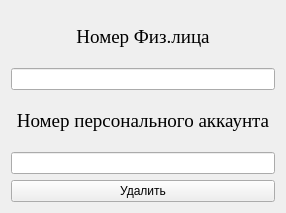
<?xml version="1.0" encoding="UTF-8"?>
<ui version="4.0">
 <class>delfizik</class>
 <widget class="QWidget" name="delfizik">
  <property name="geometry">
   <rect>
    <x>0</x>
    <y>0</y>
    <width>286</width>
    <height>213</height>
   </rect>
  </property>
  <property name="windowTitle">
   <string>Form</string>
  </property>
  <layout class="QVBoxLayout" name="verticalLayout">
   <item>
    <widget class="QLabel" name="label">
     <property name="font">
      <font>
       <family>Times New Roman</family>
       <pointsize>14</pointsize>
      </font>
     </property>
     <property name="text">
      <string>Номер Физ.лица</string>
     </property>
     <property name="alignment">
      <set>Qt::AlignCenter</set>
     </property>
    </widget>
   </item>
   <item>
    <widget class="QLineEdit" name="lineEdit"/>
   </item>
   <item>
    <widget class="QLabel" name="label_2">
     <property name="font">
      <font>
       <family>Times New Roman</family>
       <pointsize>14</pointsize>
      </font>
     </property>
     <property name="text">
      <string>Номер персонального аккаунта</string>
     </property>
     <property name="alignment">
      <set>Qt::AlignCenter</set>
     </property>
    </widget>
   </item>
   <item>
    <widget class="QLineEdit" name="lineEdit_2"/>
   </item>
   <item>
    <widget class="QPushButton" name="pushButton">
     <property name="text">
      <string>Удалить</string>
     </property>
    </widget>
   </item>
  </layout>
 </widget>
 <resources/>
 <connections/>
</ui>
